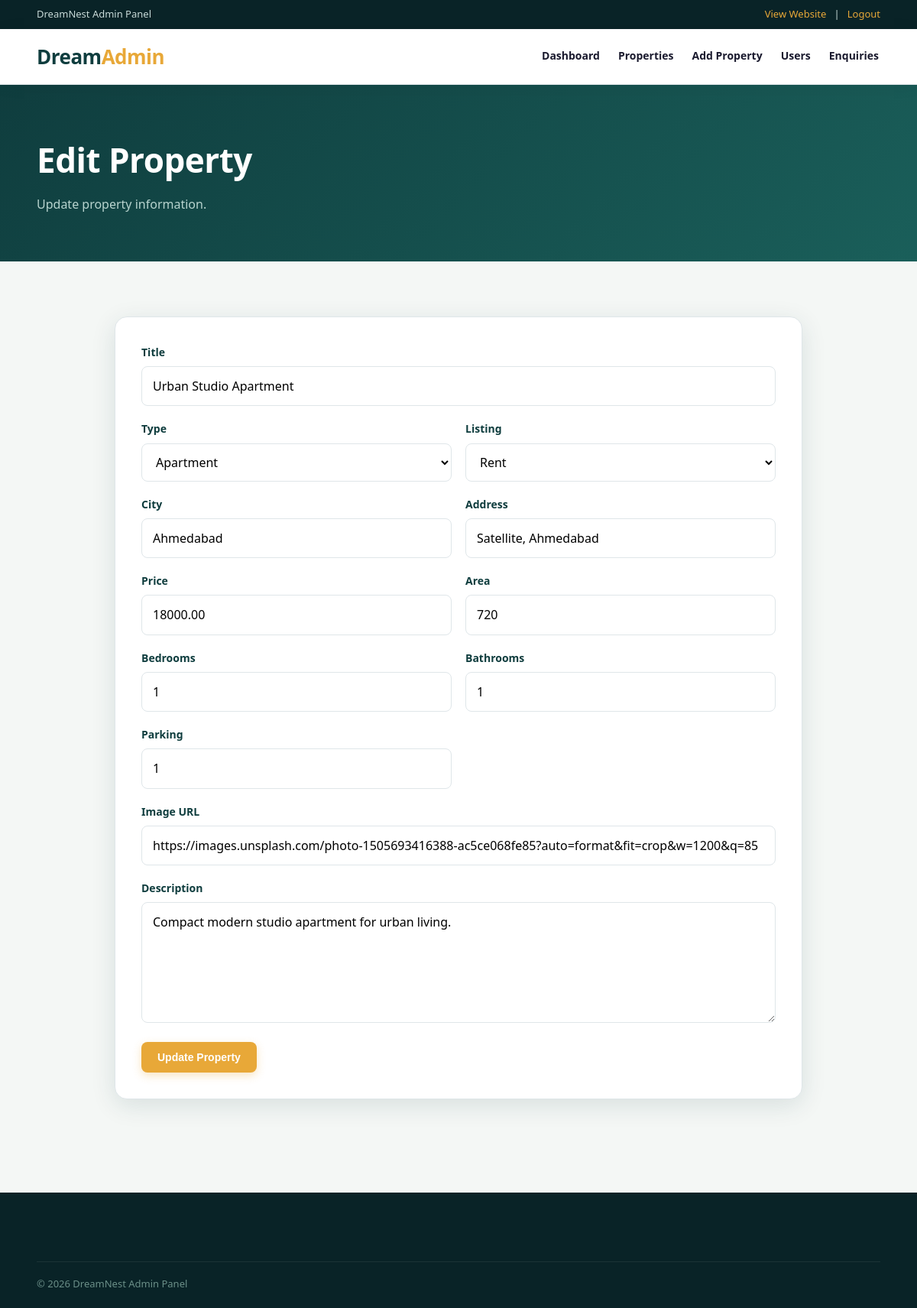
/admin/edit-property.php?id=6 (signed in), run on the app's committed database.
### tables this page shows
CREATE TABLE properties (
 id INT AUTO_INCREMENT PRIMARY KEY,
 title VARCHAR(180) NOT NULL,
 description TEXT,
 type ENUM('House','Apartment','Villa','Commercial','Plot') NOT NULL,
 listing_type ENUM('Buy','Rent') DEFAULT 'Buy',
 city VARCHAR(100) NOT NULL,
 address VARCHAR(255),
 price DECIMAL(14,2) NOT NULL,
 area INT DEFAULT 0,
 bedrooms INT DEFAULT 0,
 bathrooms INT DEFAULT 0,
 parking INT DEFAULT 0,
 image VARCHAR(255),
 status ENUM('Available','Sold','Rented') DEFAULT 'Available',
 created_at TIMESTAMP DEFAULT CURRENT_TIMESTAMP
);

### admin/edit-property.php (the view, shortened to what this page needs)
<?php require 'auth.php';require '../includes/config.php';$id=(int)($_GET['id']??0);$q=$conn->prepare("SELECT * FROM properties WHERE id=?");$q->bind_param("i",$id);$q->execute();$p=$q->get_result()->fetch_assoc();if(!$p)die("Property not found");
?>
<!doctype html><html><head><meta charset="utf-8"><meta name="viewport" content="width=device-width,initial-scale=1"><title>Edit Property</title><link rel="stylesheet" href="../css/style.css"></head><body><?php include 'header.php';?><section class="pagehero"><div class="container"><h1>Edit Property</h1><p>Update property information.</p></div></section><section class="section"><div class="container" style="max-width:900px"><form class="form-card" method="post"><div class="formgrid"><div class="full"><label>Title</label><input name="title" value="<?=htmlspecialchars($p['title'])?>" required></div><div><label>Type</label><select name="type"><?php foreach(['House','Apartment','Villa','Commercial','Plot'] as $x)echo "<option ".($p['type']===$x?'selected':'').">$x</option>";?></select></div><div><label>Listing</label><select name="listing_type"><option <?=$p['listing_type']==='Buy'?'selected':''?>>Buy</option><option <?=$p['listing_type']==='Rent'?'selected':''?>>Rent</option></select></div><div><label>City</label><input name="city" value="<?=htmlspecialchars($p['city'])?>"></div><div><label>Address</label><input name="address" value="<?=htmlspecialchars($p['address'])?>"></div><div><label>Price</label><input type="number" step=".01" name="price" value="<?=$p['price']?>"></div><div><label>Area</label><input type="number" name="area" value="<?=$p['area']?>"></div><div><label>Bedrooms</label><input type="number" name="bedrooms" value="<?=$p['bedrooms']?>"></div><div><label>Bathrooms</label><input type="number" name="bathrooms" value="<?=$p['bathrooms']?>"></div><div><label>Parking</label><input type="number" name="parking" value="<?=$p['parking']?>"></div><div class="full"><label>Image URL</label><input name="image" value="<?=htmlspecialchars($p['image'])?>"></div><div class="full"><label>Description</label><textarea name="description" rows="5"><?=htmlspecialchars($p['description'])?></textarea></div><div class="full"><button class="btn gold">Update Property</button></div></div></form></div></section><?php echo '<footer><div class="container"><div class="copyright">© 2026 DreamNest Admin Panel</div></div></footer>';?></body></html>

### css/style.css (style rules this page uses)
:root { --navy:#0F3D3E;--navy2:#092327;--gold:#E8A838;--bg:#F4F7F5;--white:#fff;--text:#1a1a2e;--muted:#6b7f8e;--line:#dfe6e9;--green:#27844a;--shadow:0 8px 32px rgba(15,61,62,.12);--accent:#148B82;--card-radius:16px }
* { box-sizing:border-box;margin:0;padding:0 }
html { scroll-behavior:smooth }
body { font-family:'Segoe UI',Inter,Arial,sans-serif;color:var(--text);background:var(--bg);line-height:1.65 }
.container { width:min(1200px,92%);margin:auto }
.btn { display:inline-block;border:1px solid transparent;border-radius:8px;padding:11px 20px;font-weight:800;cursor:pointer;font-size:14px;transition:all .2s ease }
.gold { background:var(--gold);color:#fff;box-shadow:0 4px 12px rgba(232,168,56,.3) }
input,select,textarea { font:inherit;width:100%;padding:12px 14px;border:1px solid var(--line);border-radius:8px;outline:0;background:#fff;transition:border-color .2s }
.section { padding:72px 0 }
.pagehero { background:linear-gradient(135deg,var(--navy),#1a5f5a);color:#fff;padding:62px 0 }
.pagehero h1 { font-size:44px;letter-spacing:-.5px }
.pagehero p { color:#b8d4cf;margin-top:8px }
.form-card { background:#fff;border-radius:var(--card-radius);padding:34px;box-shadow:var(--shadow);border:1px solid var(--line) }
.formgrid { display:grid;grid-template-columns:1fr 1fr;gap:18px }
.full { grid-column:1/-1 }
.form-card label { display:block;color:var(--navy);font-weight:800;margin-bottom:7px;font-size:14px }
footer { background:var(--navy2);color:#adc5c0;margin-top:50px;padding:55px 0 20px }
.copyright { border-top:1px solid #ffffff12;margin-top:35px;padding-top:18px;font-size:13px;color:#6b8f88 }

### data on the page
properties: title "Urban Studio Apartment", type "Apartment", listing_type "Rent", city "Ahmedabad", address "Satellite, Ahmedabad", price "18000.00", area "720", bedrooms "1", bathrooms "1", parking "1", image "https://images.unsplash.com/photo-1505693416388-ac5ce068fe85?auto=format&fit=crop&w=1200&q=85", description "Compact modern studio apartment for urban living."
